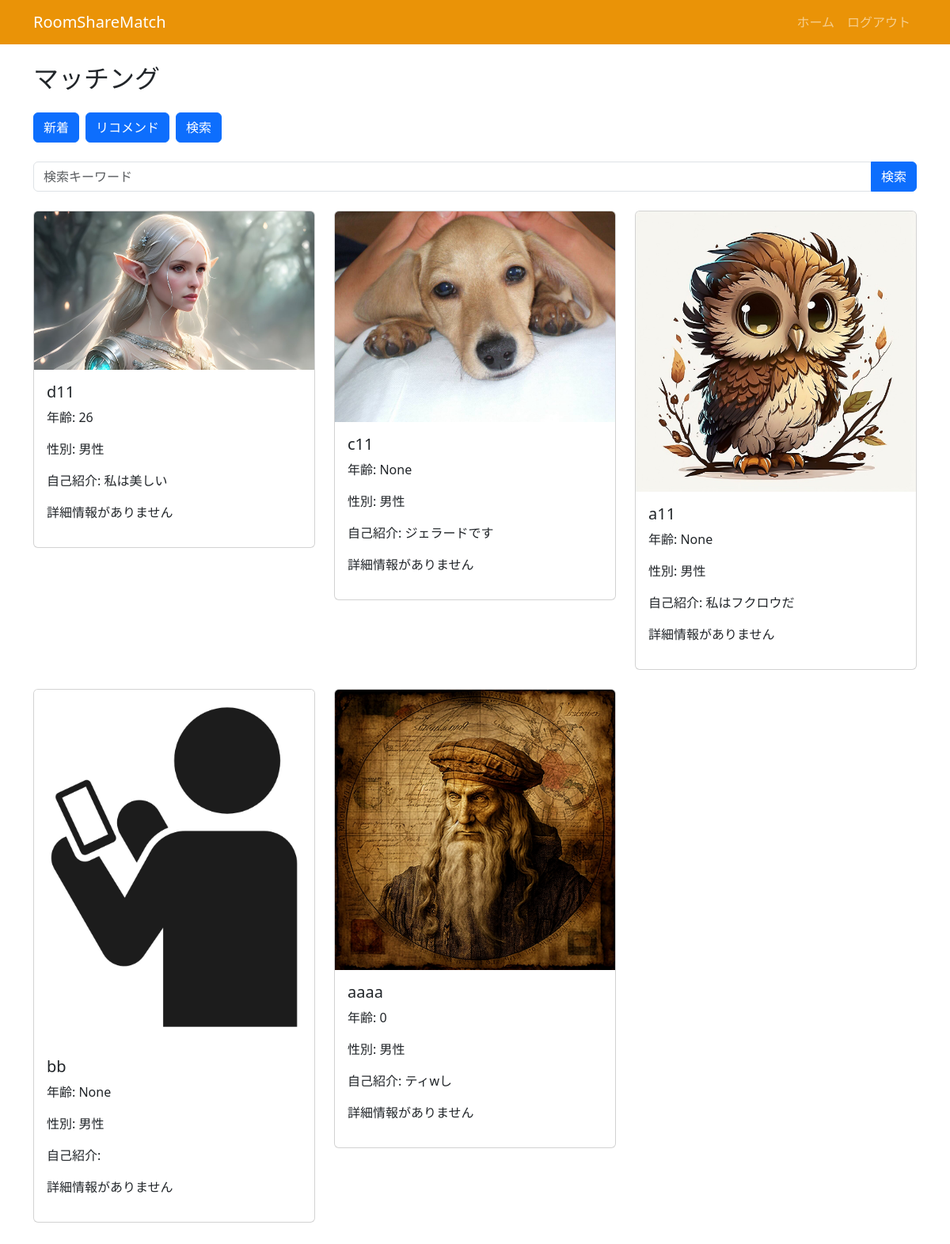
/matching_app/matching/new/ (signed in), run on the app's committed database.
### main_app/models.py (models this page shows, shortened)
class UserProfile(models.Model):
    user = models.OneToOneField(User, on_delete=models.CASCADE)
    user_name = models.CharField(max_length=30, blank=True, null=True)
    profile_image = models.ImageField(upload_to='profile_images/', blank=True, null=True)
    sex = models.CharField(max_length=10, blank=True, null=True)
    day_of_birth = models.DateField(blank=True, null=True)
    @property
    def age(self):
        if self.day_of_birth:
            today = date.today()
            age = today.year - self.day_of_birth.year - ((today.month, today.day) < (self.day_of_birth.month, self.day_of_birth.day))
            return age
        return None
    profession = models.CharField(max_length=50, blank=True, null=True)
    prefecture = models.CharField(max_length=10, blank=True, null=True)
    period = models.CharField(max_length=10, blank=True, null=True)
    is_smoker = models.CharField(max_length=10, blank=True, null=True)
    has_pets = models.CharField(max_length=10, blank=True, null=True)
    parking = models.CharField(max_length=10, blank=True, null=True)
    self_introduction = models.TextField(blank=True, null=True)

### matching_app/views.py (the view)
# urls.py: path('matching/new/', views.match_new, name='match_new'),
@login_required
def match_new(request):
    if request.method == 'GET':
        latest_users = User.objects.order_by('-date_joined')[:10]
        users = []
        for user in latest_users:
            try:
                user_profile = UserProfile.objects.get(user=user)
                users.append({
                    'username': user.username,
                    'profile_image': user_profile.profile_image,
                    'age': user_profile.age,
                    'sex': user_profile.sex,
                    'self_introduction': user_profile.self_introduction
                })
            except UserProfile.DoesNotExist:
                continue
        return render(request, 'matching_app/match_new.html', {'users': users})

### matching_app/templates/matching_app/match_new.html
{% extends 'main_app/base.html' %}
{% block content %}
    <h2 class="mb-4">マッチング</h2>
    <div class="d-flex mb-4">
        <a href="{% url 'matching_app:match_new' %}" class="btn btn-primary me-2">新着</a>
        <a href="{% url 'matching_app:match_recommend' %}" class="btn btn-primary me-2">リコメンド</a>
        <a href="{% url 'matching_app:match_search' %}" class="btn btn-primary">検索</a>
    </div>
    <form class="mb-4" method="get" action="{% url 'matching_app:match_search' %}">
        <div class="input-group">
            <input type="text" class="form-control" name="search" placeholder="検索キーワード">
            <button type="submit" class="btn btn-primary">検索</button>
        </div>
    </form>
    <div class="row">
      {% load static %}
      {% for user in users %}
      <div class="col-md-4 mb-4">
          <div class="card">
              {% if user.profile_image %}
                  <img src="{{ user.profile_image.url }}" class="card-img-top" alt="プロフィール画像">
              {% else %}
                  <img src="{% static 'media/profile_images/default.jpg' %}" class="card-img-top" alt="プロフィール画像">
              {% endif %}
              <div class="card-body">
                  <h5 class="card-title">{{ user.username }}</h5>
                  <p class="card-text">年齢: {{ user.age }}</p>
                  <p class="card-text">性別: {{ user.sex }}</p>
                  <p class="card-text">自己紹介: {{ user.self_introduction }}</p>
                  {% if user.id %}
                    <a href="{% url 'matching_app:user_detail' user.id %}" class="btn btn-primary">詳細を見る</a>
                  {% else %}
                    <p>詳細情報がありません</p>
                  {% endif %}
              </div>
          </div>
      </div>
      {% endfor %}
    </div>
{% endblock content %}

### main_app/templates/main_app/base.html (shortened to what this page needs)
{% load i18n %}
<!DOCTYPE html>
<html lang="ja">
<head>
    <link
      href="https://cdn.jsdelivr.net/npm/bootstrap@5.3.0-alpha1/dist/css/bootstrap.min.css"
      rel="stylesheet"
>
</head>
<body>
    <nav class="navbar navbar-expand-lg navbar-dark bg-primary">
    <div class="container">
        <a class="navbar-brand" href="{% url 'main_app:index' %}">RoomShareMatch</a>
        <div class="collapse navbar-collapse justify-content-end" id="navbarNav">
            <ul class="navbar-nav">
            {% if user.is_authenticated %}
            <li class="nav-item"><a class="nav-link" href="{% url 'main_app:user_home' %}">{% trans "ホーム" %}</a></li>
            <li class="nav-item"><a class="nav-link" href="{% url 'main_app:logout' %}">{% trans "ログアウト" %}</a></li>
            {% else %}
            <li class="nav-item"><a class="nav-link" href="{% url 'main_app:login' %}">{% trans "ログイン" %}</a></li>
            <li class="nav-item"><a class="nav-link" href="{% url 'main_app:register' %}">{% trans "登録" %}</a></li>
            {% endif %}
            </ul>
        </div>
    </div>
    </nav>
    <main class="container my-4">
        {% block content %}
        {% endblock content %}
    </main>
</body>
</html>

### main_app/templates/main_app/base.html (style rules this page uses)
.navbar.bg-primary { background-color: rgb(234, 147, 7) !important; }

### data on the page
UserProfile: sex "男性", self_introduction "私は美しい"
UserProfile: sex "男性", self_introduction "ジェラードです"
UserProfile: sex "男性", self_introduction "私はフクロウだ"
UserProfile: sex "男性"
UserProfile: sex "男性", self_introduction "ティwし"

### other printed values
{{ user.username }} "d11" "c11" "a11" "bb" "aaaa"
{{ user.age }} "26" "None" "None" "None" "0"
